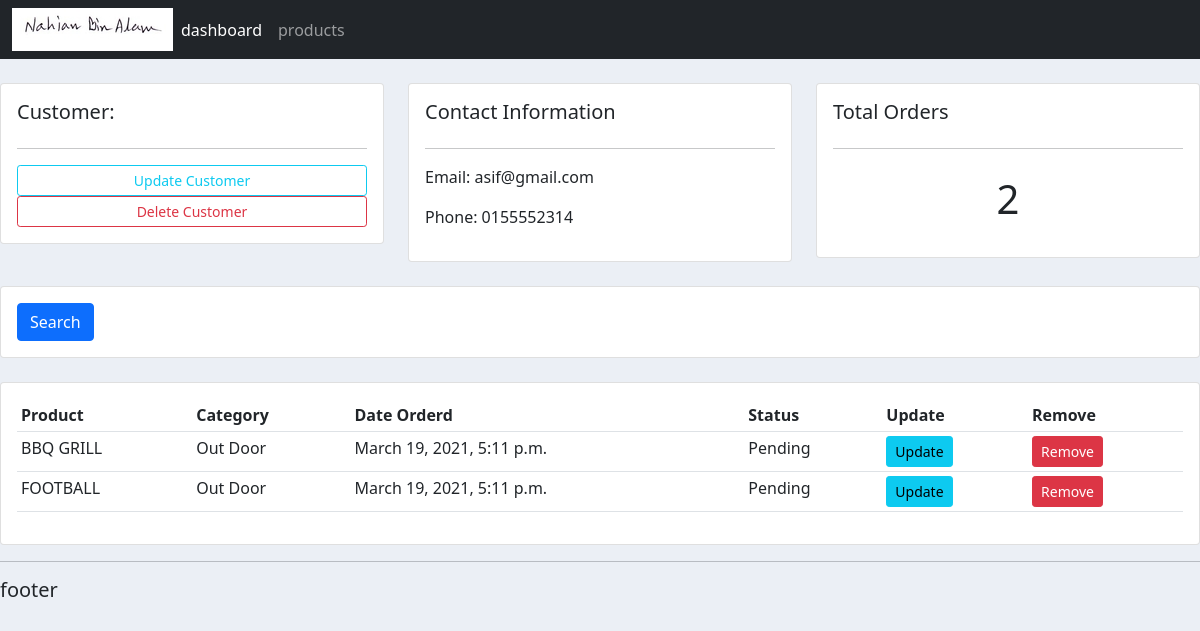
Before: /customers/1/ with the older database file.
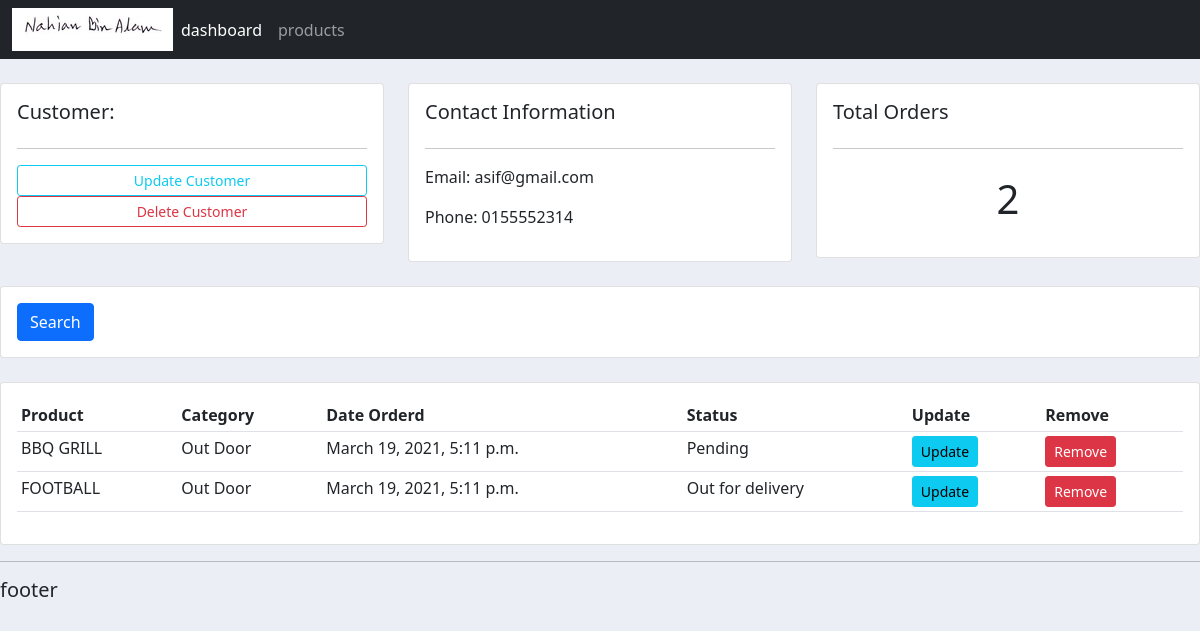
After: the same page with the newer database file.
### accounts/models.py (models this page shows)
class order(models.Model):
	STATUS = (
		('Pending' , 'Pending'),
		('Out for delivery' , 'Out for delivery'),
		)
	customer = models.ForeignKey(customer, null=True, on_delete= models.SET_NULL)
	product = models.ForeignKey(product, null=True, on_delete= models.SET_NULL)
	date_created = models.DateTimeField(auto_now_add=True, null=True)
	status = models.CharField(max_length=200, null=True, choices=STATUS)

class product(models.Model):
	CATEGORY =(
		('Indoor' , 'Indoor'),
		('Out Door' , 'Out Door'),
		)
	name = models.CharField(max_length=200, null=True)
	price = models.FloatField(null=True)
	category = models.CharField(max_length=200, null=True, choices=CATEGORY)
	description = models.CharField(max_length=200, null=True)
	date_created = models.DateTimeField(auto_now_add=True, null=True)
	tag = models.ManyToManyField(tag)
	def __str__(self):
		return self.name

### accounts/views.py (the view)
# urls.py: path('customers/<str:pk_test>/', views.customers, name='customers'),
def customers(request, pk_test):
	customers = customer.objects.get(id=pk_test)
	orders = customers.order_set.all()
	order_count = orders.count()
	context = {'customer' : customers , 'orders' : orders, 'order_count' : order_count}
	return render(request, 'accounts/customers.html', context)

### accounts/templates/accounts/customers.html
{% extends 'accounts/main.html'%}
{% block content %}
	<br>
<div class="row">
	<div class="col-md">
		<div class="card card-body">
			<h5>Customer:</h5>
			<hr>
			<a class="btn btn-outline-info  btn-sm btn-block" href="">Update Customer</a>
			<a class="btn btn-outline-danger  btn-sm btn-block" href="">Delete Customer</a>
		</div>
	</div>
	<div class="col-md">
		<div class="card card-body">
			<h5>Contact Information</h5>
			<hr>
			<p>Email: {{customer.email}}</p>
			<p>Phone: {{customer.Phone}}</p>
		</div>
	</div>
	<div class="col-md">
		<div class="card card-body">
			<h5>Total Orders</h5>
			<hr>
			<h1 style="text-align: center;padding: 10px">{{order_count}}</h1>
		</div>
	</div>
</div>
<br>
<div class="row">
	<div class="col">
		<div class="card card-body">
			<form method="get">
		    <button class="btn btn-primary" type="submit">Search</button>
		  </form>
		</div>
	</div>
</div>
<br>
<div class="row">
	<div class="col-md">
		<div class="card card-body">
			<table class="table table-sm">
				<tr>
					<th>Product</th>
					<th>Category</th>
					<th>Date Orderd</th>
					<th>Status</th>
					<th>Update</th>
					<th>Remove</th>
				</tr>
				{% for order in orders %}
					<tr>
						<td>{{order.product}}</td>
						<td>{{order.product.category}}</td>
						<td>{{order.date_created}}</td>
						<td>{{order.status}}</td>
						<td><a class="btn btn-sm btn-info" href="{% url 'update_order' order.id %}">Update</a></td>
						<td><a class="btn btn-sm btn-danger" href="{% url 'delete_order' order.id %}">Remove</a></td>
					</tr>
				{% endfor %}
			</table>
		</div>
	</div>
</div>
{% endblock %}

Changed rows visible on the page:
changed order "FOOTBALL": status "Pending" → "Out for delivery"
